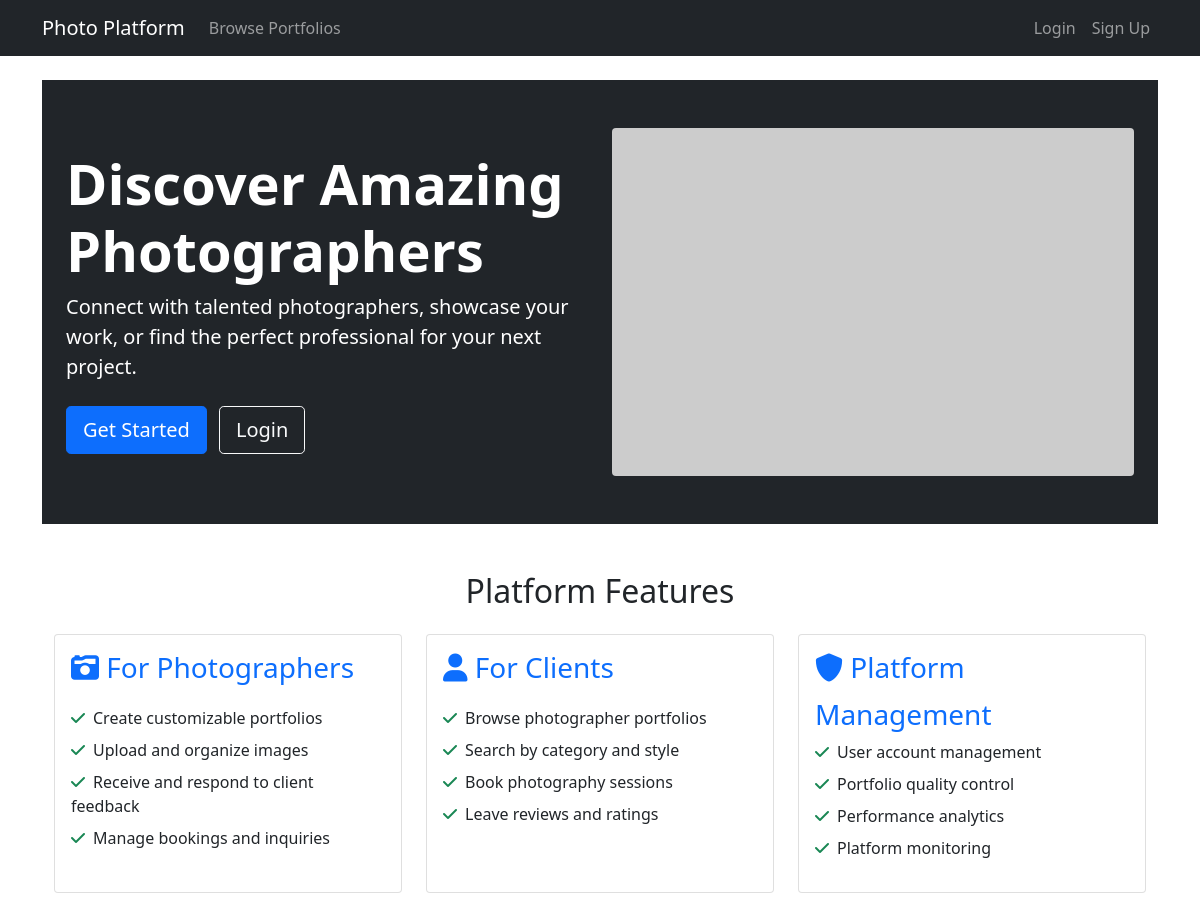
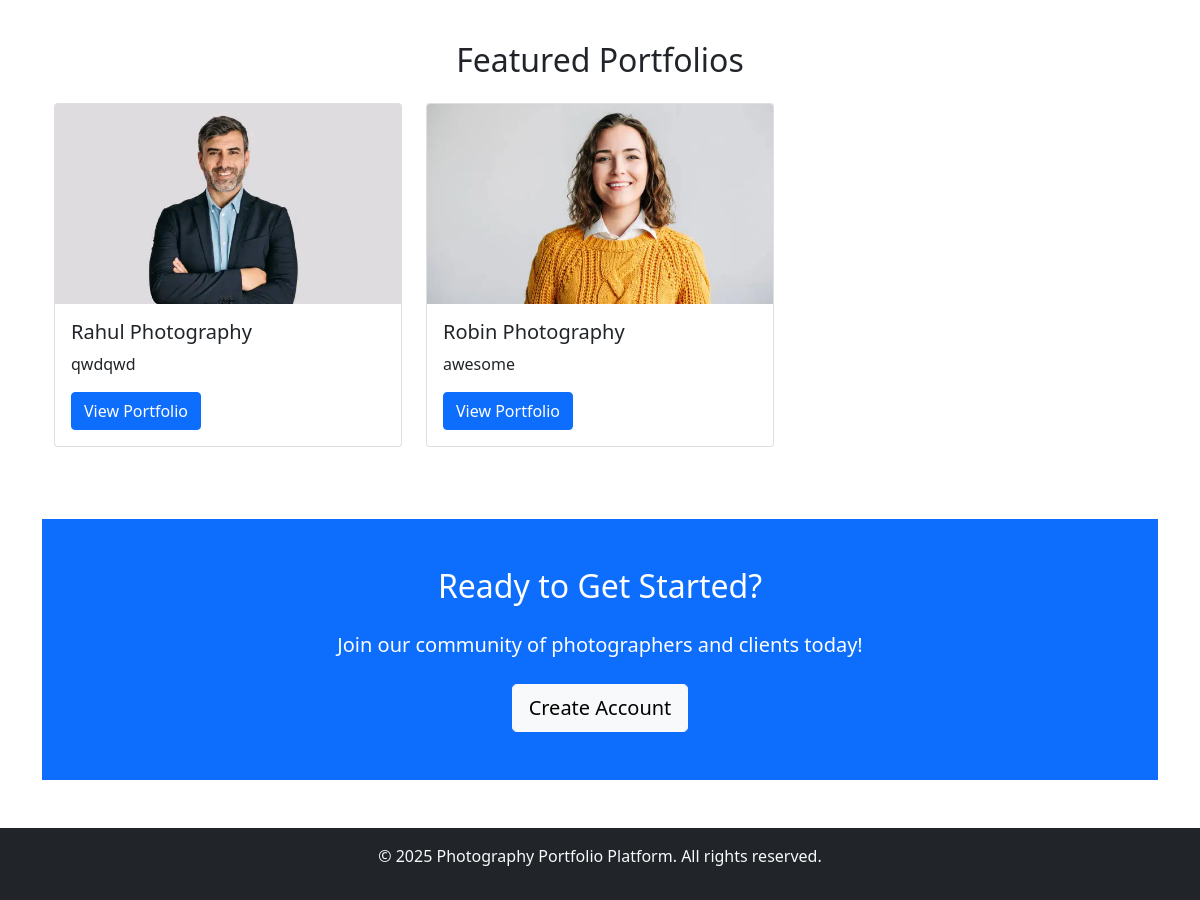
The page / on the database its author committed (2 pictures, top to bottom).
### photographer/models.py (models this page shows, shortened)
class Portfolio(models.Model):
    SPECIALIZATION_CHOICES = [
        ('portrait', 'Portrait Photography'),
        ('wedding', 'Wedding Photography'),
        ('landscape', 'Landscape Photography'),
        ('fashion', 'Fashion Photography'),
        ('wildlife', 'Wildlife Photography'),
    ]
    photographer = models.OneToOneField(User, on_delete=models.CASCADE)
    title = models.CharField(max_length=200)
    description = models.TextField()
    specialization = models.CharField(max_length=20, choices=SPECIALIZATION_CHOICES)
    experience = models.IntegerField(help_text="Years of experience")
    is_approved = models.BooleanField(default=False)
    created_at = models.DateTimeField(auto_now_add=True)
    updated_at = models.DateTimeField(auto_now=True)

class Image(models.Model):
    portfolio = models.ForeignKey(Portfolio, on_delete=models.CASCADE, related_name='images')
    image = models.ImageField(upload_to='portfolio_images/')
    title = models.CharField(max_length=200)
    description = models.TextField(blank=True)
    category = models.CharField(max_length=50)
    upload_date = models.DateTimeField(auto_now_add=True)

### user_management/views.py (the view)
# urls.py: 2. Add a URL to urlpatterns:  path('', views.home, name='home')
def home(request):
    featured_portfolios = Portfolio.objects.filter(
        is_approved=True
    ).annotate(
        avg_rating=Avg('feedback__rating')
    ).order_by('-avg_rating')[:3]
    return render(request, 'user_management/home.html', {
        'featured_portfolios': featured_portfolios
    })

### user_management/templates/user_management/home.html (shortened to what this page needs)
{% extends 'base.html' %}
{% load static %}
{% block content %}
<div class="container-fluid bg-dark text-white py-5 mb-5">
    <div class="container">
        <div class="row align-items-center">
            <div class="col-md-6">
                <h1 class="display-4 fw-bold">Discover Amazing Photographers</h1>
                <p class="lead">Connect with talented photographers, showcase your work, or find the perfect professional for your next project.</p>
                {% if not user.is_authenticated %}
                    <div class="mt-4">
                        <a href="{% url 'signup' %}" class="btn btn-primary btn-lg me-2">Get Started</a>
                        <a href="{% url 'login' %}" class="btn btn-outline-light btn-lg">Login</a>
                    </div>
                {% endif %}
            </div>
            <div class="col-md-6 text-center">
                <img src="https://via.placeholder.com/600x400" alt="Photography" class="img-fluid rounded">
            </div>
        </div>
    </div>
</div>
<div class="container mb-5">
    <h2 class="text-center mb-4">Platform Features</h2>
    <div class="row g-4">
        <div class="col-md-4">
            <div class="card h-100">
                <div class="card-body">
                    <h3 class="card-title text-primary">
                        <i class="fas fa-camera-retro mb-3"></i> For Photographers
                    </h3>
                    <ul class="list-unstyled">
                        <li class="mb-2"><i class="fas fa-check text-success me-2"></i>Create customizable portfolios</li>
                        <li class="mb-2"><i class="fas fa-check text-success me-2"></i>Upload and organize images</li>
                        <li class="mb-2"><i class="fas fa-check text-success me-2"></i>Receive and respond to client feedback</li>
                        <li class="mb-2"><i class="fas fa-check text-success me-2"></i>Manage bookings and inquiries</li>
                    </ul>
                </div>
            </div>
        </div>
        <div class="col-md-4">
            <div class="card h-100">
                <div class="card-body">
                    <h3 class="card-title text-primary">
                        <i class="fas fa-user mb-3"></i> For Clients
                    </h3>
                    <ul class="list-unstyled">
                        <li class="mb-2"><i class="fas fa-check text-success me-2"></i>Browse photographer portfolios</li>
                        <li class="mb-2"><i class="fas fa-check text-success me-2"></i>Search by category and style</li>
                        <li class="mb-2"><i class="fas fa-check text-success me-2"></i>Book photography sessions</li>
                        <li class="mb-2"><i class="fas fa-check text-success me-2"></i>Leave reviews and ratings</li>
                    </ul>
                </div>
            </div>
        </div>
        <div class="col-md-4">
            <div class="card h-100">
                <div class="card-body">
                    <h3 class="card-title text-primary">
                        <i class="fas fa-shield-alt mb-3"></i> Platform Management
                    </h3>
                    <ul class="list-unstyled">
                        <li class="mb-2"><i class="fas fa-check text-success me-2"></i>User account management</li>
                        <li class="mb-2"><i class="fas fa-check text-success me-2"></i>Portfolio quality control</li>
                        <li class="mb-2"><i class="fas fa-check text-success me-2"></i>Performance analytics</li>
                        <li class="mb-2"><i class="fas fa-check text-success me-2"></i>Platform monitoring</li>
                    </ul>
                </div>
            </div>
        </div>
    </div>
</div>
<div class="container mb-5">
    <h2 class="text-center mb-4">Featured Portfolios</h2>
    <div class="row">
        {% for portfolio in featured_portfolios|slice:":3" %}
            <div class="col-md-4 mb-4">
                <div class="card">
                    {% with first_image=portfolio.images.first %}
                        {% if first_image %}
                            <img src="{{ first_image.image.url }}" class="card-img-top" alt="{{ portfolio.title }}" style="height: 200px; object-fit: cover;">
                        {% else %}
                            <div class="bg-secondary text-white d-flex align-items-center justify-content-center" style="height: 200px;">
                                <i class="fas fa-camera fa-3x"></i>
                            </div>
                        {% endif %}
                    {% endwith %}
                    <div class="card-body">
                        <h5 class="card-title">{{ portfolio.title }}</h5>
                        <p class="card-text">{{ portfolio.description|truncatewords:20 }}</p>
                        <a href="{% url 'portfolio_detail' portfolio.id %}" class="btn btn-primary">View Portfolio</a>
                    </div>
                </div>
            </div>
        {% empty %}
            <div class="col-12 text-center">
                <p>No featured portfolios available yet.</p>
            </div>
        {% endfor %}
    </div>
</div>
<div class="container-fluid bg-primary text-white py-5">
    <div class="container text-center">
        <h2 class="mb-4">Ready to Get Started?</h2>
        <p class="lead mb-4">Join our community of photographers and clients today!</p>
        {% if not user.is_authenticated %}
            <a href="{% url 'signup' %}" class="btn btn-light btn-lg">Create Account</a>
        {% else %}
            {% if user.userprofile.user_type == 'photographer' %}
                <a href="{% url 'create_portfolio' %}" class="btn btn-light btn-lg">Create Your Portfolio</a>
            {% elif user.userprofile.user_type == 'client' %}
                <a href="{% url 'browse_portfolios' %}" class="btn btn-light btn-lg">Find a Photographer</a>
            {% endif %}
        {% endif %}
    </div>
</div>
{% endblock %}

### rows shown on the page
Portfolio: images.first.image (picture), title "Rahul Photography", description "qwdqwd"
Portfolio: images.first.image (picture), title "Robin Photography", description "awesome"
